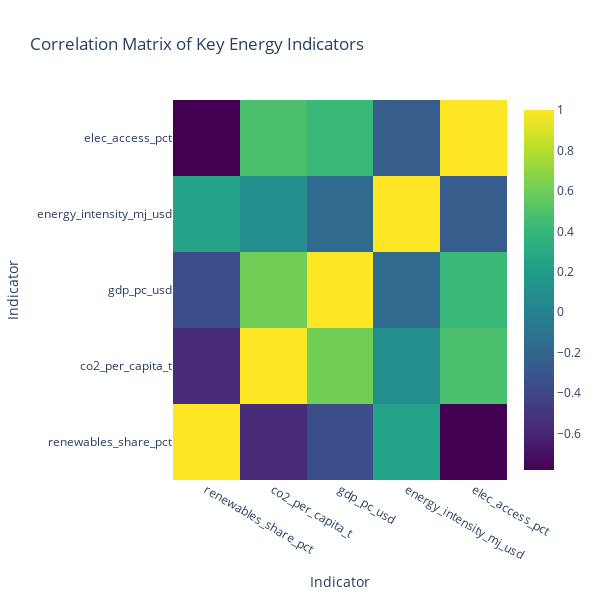

This figure's notebook cell:
### Code cell
# Analyse correlation matrix of key energy indicators

import pandas as pd
import plotly.graph_objects as go

# 1. Load your data
df = pd.read_csv('../data/cleaned/enhanced_energy_features.csv')

# 2. Selected correlated variables 
corr_vars = [
    'renewables_share_pct',
    'co2_per_capita_t',
    'gdp_pc_usd',
    'energy_intensity_mj_usd',
    'elec_access_pct'
]

# 3. Compute the correlation matrix and round for readability
corr = df[corr_vars].corr().round(2)

# 4. Build the Plotly heatmap
heatmap = go.Figure(
    data=go.Heatmap(
        z=corr.values,
        x=corr_vars,
        y=corr_vars,
        colorscale='Viridis',    
        hoverongaps=False
    )
)

heatmap.update_layout(
    title='Correlation Matrix of Key Energy Indicators',
    xaxis_title='Indicator',
    yaxis_title='Indicator',
    width=600,
    height=600
)

heatmap.show()

### Figure 1 — Plotly figure (JSON) as saved in the notebook; plotly's stock layout.template omitted (floating-point values rounded to 4 significant figures)
{"data": [{"colorscale": [[0, "#440154"], [0.1111, "#482878"], [0.2222, "#3e4989"], [0.3333, "#31688e"], [0.4444, "#26828e"], [0.5556, "#1f9e89"], [0.6667, "#35b779"], [0.7778, "#6ece58"], [0.8889, "#b5de2b"], [1, "#fde725"]], "hoverongaps": false, "type": "heatmap", "x": ["renewables_share_pct", "co2_per_capita_t", "gdp_pc_usd", "energy_intensity_mj_usd", "elec_access_pct"], "y": ["renewables_share_pct", "co2_per_capita_t", "gdp_pc_usd", "energy_intensity_mj_usd", "elec_access_pct"], "z": [[1, -0.56, -0.35, 0.25, -0.78], [-0.56, 1, 0.61, 0.1, 0.48], [-0.35, 0.61, 1, -0.17, 0.42], [0.25, 0.1, -0.17, 1, -0.26], [-0.78, 0.48, 0.42, -0.26, 1]]}], "layout": {"height": 600, "title": {"text": "Correlation Matrix of Key Energy Indicators"}, "width": 600, "xaxis": {"title": {"text": "Indicator"}}, "yaxis": {"title": {"text": "Indicator"}}}}
